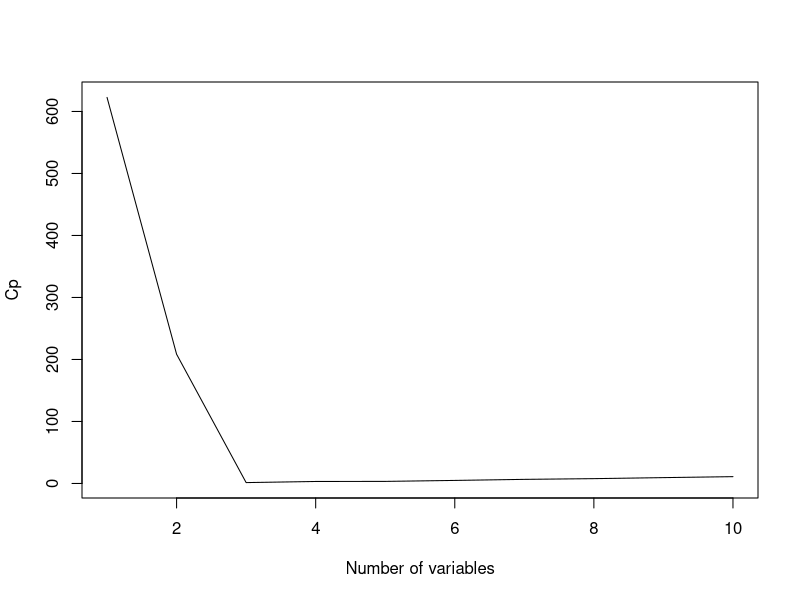

The R source for this figure: (Note: this script raises an error after producing the figure.)
# 8.
# (a)
set.seed(10)
X <- rnorm(100)
epsilon <- rnorm(100)
# (b)
b0 <- 4
b1 <- 3
b2 <- 2
b3 <- 1
Y <- b0+b1*X+b2*X^2+b3*X^3+epsilon
Y
# (c)
install.packages("leaps")
library(leaps)
data <- data.frame(y = Y, x = X)
regfit <- regsubsets(y ~ x + I(x^2) + I(x^3) + I(x^4) + I(x^5) + I(x^6) + I(x^7) + I(x^8) + I(x^9) + I(x^10), data = data, nvmax = 10)
regsum <- summary(regfit)
regsum
# ?formula
names(regsum)
# cp
plot(regsum$cp, xlab = "Number of variables", ylab = "Cp", type = "l")
points(which.min(regsum$cp), reg.summary$cp[which.min(regsum$cp)], col = "red", cex = 2, pch = 15)
coef(regfit, which.min(regsum$cp))
# bic
plot(regsum$bic, xlab = "Number of variables", ylab = "BIC", type = "l")
points(which.min(regsum$bic), regsum$bic[which.min(regsum$bic)], col = "red", cex = 2, pch = 15)
coef(regfit, which.min(regsum$bic))
# adjr2
plot(regsum$adjr2, xlab = "Number of variables", ylab = "Adjusted R^2", type = "l")
points(which.max(regsum$adjr2), regsum$adjr2[which.max(regsum$adjr2)], col = "red", cex = 2, pch = 15)
coef(regfit, which.max(regsum$adjr2))

# (d)
# forward
regfit_fwd <- regsubsets(y ~ x + I(x^2) + I(x^3) + I(x^4) + I(x^5) + I(x^6) + I(x^7) + I(x^8) + I(x^9) + I(x^10), data = data, nvmax = 10, method = "forward")
regsum.fwd <- summary(regfit_fwd)
regsum.fwd
# Cp
plot(regsum.fwd$cp, xlab = "Number of variables", ylab = "Cp", type = "l")
points(which.min(regsum.fwd$cp), regsum.fwd$cp[which.min(regsum.fwd$cp)], col = "red", cex = 2, pch = 17)
coef(regfit_fwd, which.min(regsum.fwd$cp))
# BIC
plot(regsum.fwd$bic, xlab = "Number of variables", ylab = "BIC", type = "l")
points(which.min(regsum.fwd$bic), regsum.fwd$bic[which.min(regsum.fwd$bic)], col = "red", cex = 2, pch = 17)
coef(regfit_fwd, which.min(regsum.fwd$bic))
# adjr2
plot(regsum.fwd$adjr2, xlab = "Number of variables", ylab = "Adjusted R^2", type = "l")
points(which.max(regsum.fwd$adjr2), regsum.fwd$adjr2[which.max(regsum.fwd$adjr2)], col = "red", cex = 2, pch = 17)
coef(regfit_fwd, which.max(regsum.fwd$adjr2))

# backward
regfit_bwd <- regsubsets(y ~ x + I(x^2) + I(x^3) + I(x^4) + I(x^5) + I(x^6) + I(x^7) + I(x^8) + I(x^9) + I(x^10), data = data, nvmax = 10, method = "backward")
regsum.bwd <- summary(regfit_bwd)
regsum.bwd
# Cp
plot(regsum.bwd$cp, xlab = "Number of variables", ylab = "Cp", type = "l")
points(which.min(regsum.bwd$cp), regsum.bwd$cp[which.min(regsum.bwd$cp)], col = "red", cex = 2, pch = 15)
coef(regfit_bwd, which.min(regsum.bwd$cp))
# BIC
plot(regsum.bwd$bic, xlab = "Number of variables", ylab = "BIC", type = "l")
points(which.min(regsum.bwd$bic), regsum.bwd$bic[which.min(regsum.bwd$bic)], col = "red", cex = 2, pch = 15)
coef(regfit_bwd, which.min(regsum.bwd$bic))
# adjr2
plot(regsum.bwd$adjr2, xlab = "Number of variables", ylab = "Adjusted R^2", type = "l")
points(which.max(regsum.bwd$adjr2), regsum.bwd$adjr2[which.max(regsum.bwd$adjr2)], col = "red", cex = 2, pch = 15)
coef(regfit_bwd, which.max(regsum.bwd$adjr2))

# (e)
library(glmnet)
xmat <- model.matrix(y ~ x + I(x^2) + I(x^3) + I(x^4) + I(x^5) + I(x^6) + I(x^7) + I(x^8) + I(x^9) + I(x^10), data = data)[, -1]
xmat
# lasso
cv <- cv.glmnet(xmat, Y, alpha = 1)
plot(cv)
names(cv)
cv$lambda.min
cv$lambda.1se
coef(cv, s = "lambda.min")

# (f)

b7 <- 7
Y <- b0 + b7 * X^7 + epsilon
Y
data <- data.frame(y = Y, x = X)
regfit <- regsubsets(y ~ x + I(x^2) + I(x^3) + I(x^4) + I(x^5) + I(x^6) + I(x^7) + I(x^8) + I(x^9) + I(x^10), data = data, nvmax = 10)
regsum <- summary(regfit)
regsum
# cp
plot(regsum$cp, xlab = "Number of variables", ylab = "Cp", type = "l")
points(which.min(regsum$cp), reg.summary$cp[which.min(regsum$cp)], col = "red", cex = 2, pch = 15)
coef(regfit, which.min(regsum$cp))
# bic
plot(regsum$bic, xlab = "Number of variables", ylab = "BIC", type = "l")
points(which.min(regsum$bic), regsum$bic[which.min(regsum$bic)], col = "red", cex = 2, pch = 15)
coef(regfit, which.min(regsum$bic))
# adjr2
plot(regsum$adjr2, xlab = "Number of variables", ylab = "Adjusted R^2", type = "l")
points(which.max(regsum$adjr2), regsum$adjr2[which.max(regsum$adjr2)], col = "red", cex = 2, pch = 15)
coef(regfit, which.max(regsum$adjr2))

# lasso
xmat <- model.matrix(y ~ x + I(x^2) + I(x^3) + I(x^4) + I(x^5) + I(x^6) + I(x^7) + I(x^8) + I(x^9) + I(x^10), data = data)[, -1]
xmat
cv <- cv.glmnet(xmat, Y, alpha = 1)
plot(cv)
names(cv)
cv$lambda.min
cv$lambda.1se
coef(cv, s = "lambda.min")

# 10.
# (a)
set.seed(10)
x <- matrix(rnorm(1000 * 20), 1000, 20)
x
b <- rnorm(20)
b
b[4] <- 0
b[8] <- 0
b[12] <- 0
b[16] <- 0
b
epsilon <- rnorm(1000)
y <- x %*% b + epsilon
y
# (b)
set.seed(10)
train <- sample(seq(1000), 100, replace = FALSE)
test <- -train
x.train <- x[train, ]
x.test <- x[test, ]
y.train <- y[train]
y.test <- y[test]
# (c)
data.train <- data.frame(y = y.train, x = x.train)
regfit <- regsubsets(y ~ ., data = data.train, nvmax = 20)
regsum <- summary(regfit)

train.mat <- model.matrix(y ~ ., data = data.train, nvmax = 20)
val.errors_train <- rep(NA, 20)
for (i in 1:20) {
  # ?coef()
  coef <- coef(regfit, id = i)
  pred <- train.mat[, names(coef)] %*% coef
  val.errors_train[i] <- mean((pred - y.train)^2)
}
plot(val.errors_train, xlab = "Size", ylab = "Training MSE", pch = 15, type = "b")
val.errors_train

# (d)
data.test <- data.frame(y = y.test, x = x.test)
test.mat <- model.matrix(y ~ ., data = data.test, nvmax = 20)
val.errors_test <- rep(NA, 20)
for (i in 1:20) {
  coef <- coef(regfit, id = i)
  pred <- test.mat[, names(coef)] %*% coef
  val.errors_test[i] <- mean((pred - y.test)^2)
}
plot(val.errors_test, xlab = "Size", ylab = "Test MSE", pch = 15, type = "b")
val.errors_test

# (e)
which.min(val.errors_test)
# (f)
coef(regfit, which.min(val.errors_test))

# (g)
val.errors <- rep(NA, 20)
x_cols = colnames(x, do.NULL = FALSE, prefix = "x.")
for (i in 1:20) {
  coefi <- coef(regfit, id = i)
  val.errors[i] <- sqrt(sum((b[x_cols %in% names(coefi)] - coefi[names(coefi) %in% x_cols])^2) + sum(b[!(x_cols %in% names(coefi))])^2)
}
plot(val.errors, xlab = "Number of coefficients", ylab = "Error between estimated and true coefficients", pch = 15, type = "b")
val.errors
min(val.errors)
